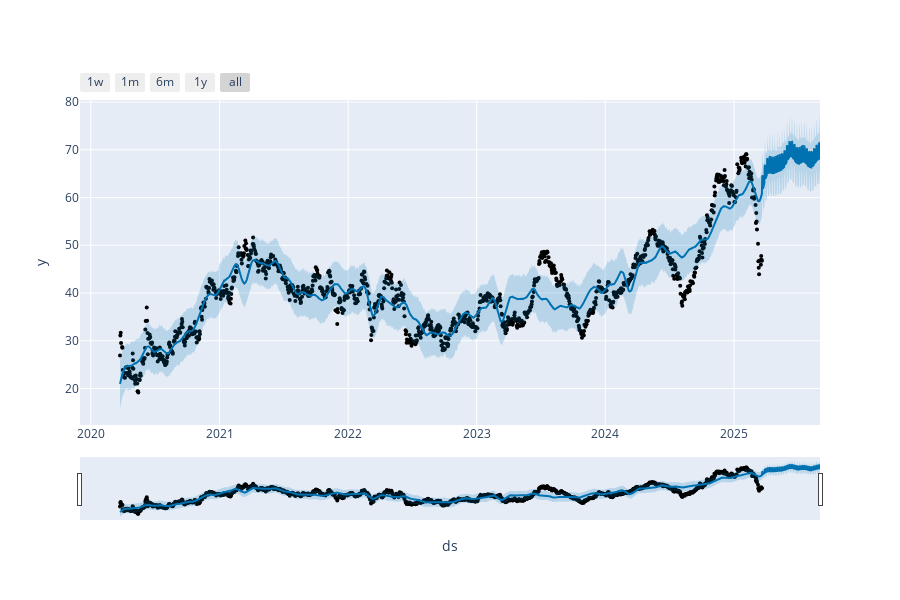

Notebook code for this chart:
### Code cell
from prophet.plot import plot_plotly, plot_components_plotly

plot_plotly(model, predictions)

### Figure 1 — Plotly figure (JSON) as saved in the notebook; plotly's stock layout.template omitted (floating-point values rounded to 4 significant figures; data arrays with more than 128 entries replaced by an {"elided": "..."} marker saying what was removed)
{"data": [{"marker": {"color": "black", "size": 4}, "mode": "markers", "name": "Actual", "type": "scatter", "x": {"elided": "1256 str values"}, "y": {"elided": "1256 float values"}}, {"hoverinfo": "skip", "line": {"width": 0}, "mode": "lines", "type": "scatter", "x": {"elided": "1421 str values"}, "y": {"elided": "1421 float values"}}, {"fill": "tonexty", "fillcolor": "rgba(0, 114, 178, 0.2)", "line": {"color": "#0072B2", "width": 2}, "mode": "lines", "name": "Predicted", "type": "scatter", "x": {"elided": "1421 str values"}, "y": {"elided": "1421 float values"}}, {"fill": "tonexty", "fillcolor": "rgba(0, 114, 178, 0.2)", "hoverinfo": "skip", "line": {"width": 0}, "mode": "lines", "type": "scatter", "x": {"elided": "1421 str values"}, "y": {"elided": "1421 float values"}}], "layout": {"height": 600, "showlegend": false, "width": 900, "xaxis": {"rangeselector": {"buttons": [{"count": 7, "label": "1w", "step": "day", "stepmode": "backward"}, {"count": 1, "label": "1m", "step": "month", "stepmode": "backward"}, {"count": 6, "label": "6m", "step": "month", "stepmode": "backward"}, {"count": 1, "label": "1y", "step": "year", "stepmode": "backward"}, {"step": "all"}]}, "rangeslider": {"visible": true}, "title": {"text": "ds"}, "type": "date"}, "yaxis": {"title": {"text": "y"}}}}
